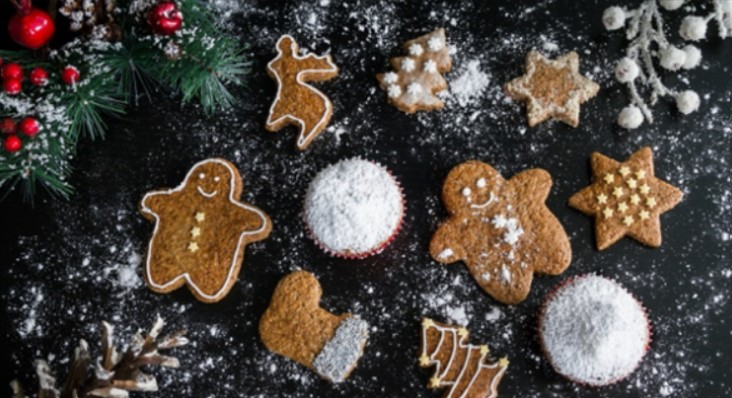
#> input picture Colourful.png, 732 x 398 px, found by its file name
$ jupyter execute 'Resize_images_to_50_(smaller).ipynb'
#> lines starting #> are read from the running program, lines starting #| are printed output that depends on the picture
<a href="https://colab.research.google.com/github/Mitalinvs/Mini_Project-Resize_image_to_50percent_smaller/blob/main/Resize_images_to_50_(smaller).ipynb" target="_parent"></a>

[cell 1]
import cv2
from google.colab.patches import cv2_imshow

img = cv2.imread('/content/Colourful.png', cv2.IMREAD_UNCHANGED)
#> img is the input picture: shape (398, 732, 4); mean B, G, R, A 64.6, 70.2, 77.3, 255
print('Original Dimensions : ',img.shape)
#| Original Dimensions :  (398, 732, 4)
cv2_imshow(img)

scale_percent = 50 # percent of original size
width = int(img.shape[1] * scale_percent / 100)
#> width = 366
height = int(img.shape[0] * scale_percent / 100)
#> height = 199
dim = (width, height)
#> dim = (366, 199)

# resize image
resized = cv2.resize(img, dim, interpolation = cv2.INTER_AREA)
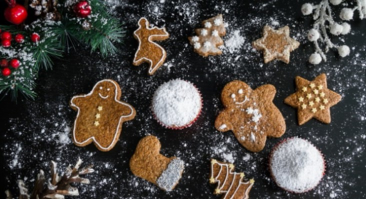
#> resized: shape (199, 366, 4); mean B, G, R, A 64.8, 70.3, 77.4, 255
print('Resized Dimensions : ',resized.shape)
#| Resized Dimensions :  (199, 366, 4)
cv2_imshow(resized)

cv2.waitKey(0)
cv2.destroyAllWindows()
